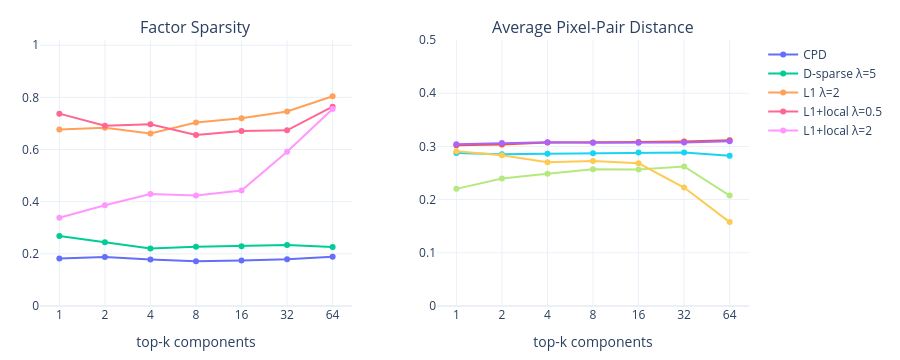

This figure's notebook cell:
### Code cell
fig = make_subplots(
    rows=1, cols=2,
    subplot_titles=['Factor Sparsity', 'Average Pixel-Pair Distance'],
    horizontal_spacing=0.12,
)

for name, group in df_pareto.groupby('model'):
    group = group.sort_values('k')
    fig.add_scatter(x=group.k, y=group.sparsity, name=name, mode='lines+markers', row=1, col=1)
    fig.add_scatter(x=group.k, y=group.avg_dist, name=name, mode='lines+markers', showlegend=False, row=1, col=2)

fig.update_xaxes(type='log', tickvals=ks, title='top-k components')
fig.update_yaxes(range=[0, 1.02], row=1, col=1)
fig.update_yaxes(range=[0, 0.5], row=1, col=2)
fig.update_layout(width=900, height=360, template='plotly_white', margin=dict(l=40, r=20, b=40, t=40))
fig

### Figure 1 — Plotly figure (JSON) as saved in the notebook; plotly's stock layout.template omitted (floating-point values rounded to 4 significant figures)
{"data": [{"mode": "lines+markers", "name": "CPD", "type": "scatter", "x": [1, 2, 4, 8, 16, 32, 64], "xaxis": "x", "y": [0.1825, 0.1879, 0.1782, 0.1718, 0.1744, 0.1789, 0.1885], "yaxis": "y"}, {"mode": "lines+markers", "name": "CPD", "showlegend": false, "type": "scatter", "x": [1, 2, 4, 8, 16, 32, 64], "xaxis": "x2", "y": [0.3022, 0.3034, 0.3071, 0.3071, 0.3081, 0.3093, 0.3117], "yaxis": "y2"}, {"mode": "lines+markers", "name": "D-sparse λ=5", "type": "scatter", "x": [1, 2, 4, 8, 16, 32, 64], "xaxis": "x", "y": [0.2687, 0.2446, 0.2205, 0.227, 0.2294, 0.2342, 0.2261], "yaxis": "y"}, {"mode": "lines+markers", "name": "D-sparse λ=5", "showlegend": false, "type": "scatter", "x": [1, 2, 4, 8, 16, 32, 64], "xaxis": "x2", "y": [0.3042, 0.3064, 0.3079, 0.3068, 0.307, 0.3074, 0.3097], "yaxis": "y2"}, {"mode": "lines+markers", "name": "L1 λ=2", "type": "scatter", "x": [1, 2, 4, 8, 16, 32, 64], "xaxis": "x", "y": [0.6768, 0.6838, 0.6613, 0.7036, 0.7197, 0.7457, 0.804], "yaxis": "y"}, {"mode": "lines+markers", "name": "L1 λ=2", "showlegend": false, "type": "scatter", "x": [1, 2, 4, 8, 16, 32, 64], "xaxis": "x2", "y": [0.2875, 0.2854, 0.286, 0.2871, 0.2886, 0.2885, 0.2824], "yaxis": "y2"}, {"mode": "lines+markers", "name": "L1+local λ=0.5", "type": "scatter", "x": [1, 2, 4, 8, 16, 32, 64], "xaxis": "x", "y": [0.7376, 0.6911, 0.6969, 0.6561, 0.6711, 0.6738, 0.7642], "yaxis": "y"}, {"mode": "lines+markers", "name": "L1+local λ=0.5", "showlegend": false, "type": "scatter", "x": [1, 2, 4, 8, 16, 32, 64], "xaxis": "x2", "y": [0.2202, 0.2398, 0.2488, 0.2572, 0.2566, 0.2623, 0.2076], "yaxis": "y2"}, {"mode": "lines+markers", "name": "L1+local λ=2", "type": "scatter", "x": [1, 2, 4, 8, 16, 32, 64], "xaxis": "x", "y": [0.3384, 0.3862, 0.429, 0.4233, 0.4429, 0.5919, 0.7554], "yaxis": "y"}, {"mode": "lines+markers", "name": "L1+local λ=2", "showlegend": false, "type": "scatter", "x": [1, 2, 4, 8, 16, 32, 64], "xaxis": "x2", "y": [0.291, 0.2835, 0.2702, 0.2727, 0.2682, 0.2226, 0.1577], "yaxis": "y2"}], "layout": {"annotations": [{"font": {"size": 16}, "showarrow": false, "text": "Factor Sparsity", "x": 0.22, "xanchor": "center", "xref": "paper", "y": 1, "yanchor": "bottom", "yref": "paper"}, {"font": {"size": 16}, "showarrow": false, "text": "Average Pixel-Pair Distance", "x": 0.78, "xanchor": "center", "xref": "paper", "y": 1, "yanchor": "bottom", "yref": "paper"}], "height": 360, "margin": {"b": 40, "l": 40, "r": 20, "t": 40}, "width": 900, "xaxis": {"anchor": "y", "domain": [0, 0.44], "tickvals": [1, 2, 4, 8, 16, 32, 64], "title": {"text": "top-k components"}, "type": "log"}, "xaxis2": {"anchor": "y2", "domain": [0.56, 1], "tickvals": [1, 2, 4, 8, 16, 32, 64], "title": {"text": "top-k components"}, "type": "log"}, "yaxis": {"anchor": "x", "domain": [0, 1], "range": [0, 1.02]}, "yaxis2": {"anchor": "x2", "domain": [0, 1], "range": [0, 0.5]}}}
